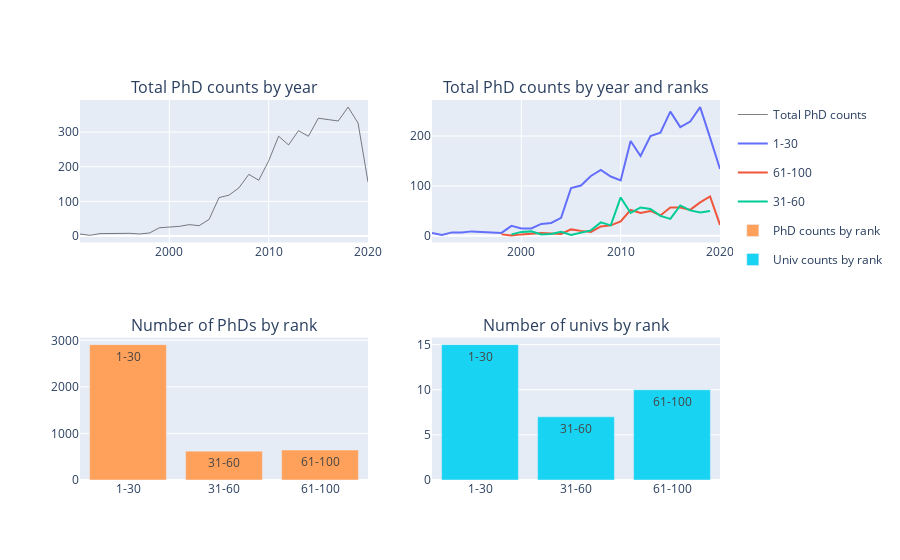

The notebook cell this image was saved under:
### Markdown cell above
Below charts show the number of graduating Phds by year. There are mainly two key takeaways:

1. The number of Phds is increasing year by year

2. Our sample focuses more on the top 30 schools

### Code cell
fig = make_subplots(
    rows = 2, cols = 2,
    specs=[[{}, {"type": "Bar"}],
           [{}, {"type": "Bar"}]],
    subplot_titles=("Total PhD counts by year","Total PhD counts by year and ranks", 
                    "Number of PhDs by rank", "Number of univs by rank"))

trace1 = px.line(group_by_year_rankcat, x = "Year", y = "freq", color = 'Rank_cat')['data'][0:3]

fig.add_trace(go.Scatter(x = group_by_year["Year"], y = group_by_year["freq"], 
                         mode = 'lines', line = dict(width=0.5, color = 'black'), name = "Total PhD counts"), 1, 1)
fig.add_trace(trace1[0], 1, 2).add_trace(trace1[1], 1, 2).add_trace(trace1[2], 1, 2)
fig.add_trace(go.Bar(x = list(group_by_rankcat_ind['Rank_cat']), y = list(group_by_rankcat_ind['freq']), 
                     text = group_by_rankcat_ind['Rank_cat'], name = "PhD counts by rank"), 2, 1)
fig.add_trace(go.Bar(x = list(group_by_rankcat_univ['Rank_cat']), y = list(group_by_rankcat_univ['freq']), 
                     text = group_by_rankcat_univ['Rank_cat'], name = "Univ counts by rank"), 2, 2)

fig.show()

### Figure 1 — Plotly figure (JSON) as saved in the notebook; plotly's stock layout.template omitted (floating-point values rounded to 4 significant figures)
{"data": [{"line": {"color": "black", "width": 0.5}, "mode": "lines", "name": "Total PhD counts", "type": "scatter", "x": [1991, 1992, 1993, 1994, 1995, 1996, 1997, 1998, 1999, 2000, 2001, 2002, 2003, 2004, 2005, 2006, 2007, 2008, 2009, 2010, 2011, 2012, 2013, 2014, 2015, 2016, 2017, 2018, 2019, 2020], "xaxis": "x", "y": [6, 2, 7, 7, 9, 8, 6, 9, 24, 26, 28, 33, 30, 48, 111, 118, 139, 178, 161, 217, 288, 263, 304, 288, 340, 336, 332, 372, 326, 156], "yaxis": "y"}, {"hovertemplate": "Rank_cat=1-30<br>Year=%{x}<br>freq=%{y}<extra></extra>", "legendgroup": "1-30", "line": {"color": "#636efa", "dash": "solid"}, "mode": "lines", "name": "1-30", "showlegend": true, "type": "scatter", "x": [1991, 1992, 1993, 1994, 1995, 1996, 1997, 1998, 1999, 2000, 2001, 2002, 2003, 2004, 2005, 2006, 2007, 2008, 2009, 2010, 2011, 2012, 2013, 2014, 2015, 2016, 2017, 2018, 2019, 2020], "xaxis": "x2", "y": [6, 2, 7, 7, 9, 8, 6, 6, 20, 15, 15, 24, 26, 36, 96, 101, 120, 132, 119, 111, 190, 160, 200, 207, 249, 218, 229, 258, 197, 134], "yaxis": "y2"}, {"hovertemplate": "Rank_cat=61-100<br>Year=%{x}<br>freq=%{y}<extra></extra>", "legendgroup": "61-100", "line": {"color": "#EF553B", "dash": "solid"}, "mode": "lines", "name": "61-100", "showlegend": true, "type": "scatter", "x": [1998, 1999, 2000, 2001, 2002, 2004, 2005, 2006, 2007, 2008, 2009, 2010, 2011, 2012, 2013, 2014, 2015, 2016, 2017, 2018, 2019, 2020], "xaxis": "x2", "y": [3, 1, 3, 4, 6, 4, 13, 10, 8, 19, 21, 29, 52, 46, 50, 41, 57, 57, 52, 67, 79, 22], "yaxis": "y2"}, {"hovertemplate": "Rank_cat=31-60<br>Year=%{x}<br>freq=%{y}<extra></extra>", "legendgroup": "31-60", "line": {"color": "#00cc96", "dash": "solid"}, "mode": "lines", "name": "31-60", "showlegend": true, "type": "scatter", "x": [1999, 2000, 2001, 2002, 2003, 2004, 2005, 2006, 2007, 2008, 2009, 2010, 2011, 2012, 2013, 2014, 2015, 2016, 2017, 2018, 2019], "xaxis": "x2", "y": [3, 8, 9, 3, 4, 8, 2, 7, 11, 27, 21, 77, 46, 57, 54, 40, 34, 61, 51, 47, 50], "yaxis": "y2"}, {"name": "PhD counts by rank", "text": ["1-30", "31-60", "61-100"], "type": "bar", "x": ["1-30", "31-60", "61-100"], "xaxis": "x3", "y": [2908, 620, 644], "yaxis": "y3"}, {"name": "Univ counts by rank", "text": ["1-30", "31-60", "61-100"], "type": "bar", "x": ["1-30", "31-60", "61-100"], "xaxis": "x4", "y": [15, 7, 10], "yaxis": "y4"}], "layout": {"annotations": [{"font": {"size": 16}, "showarrow": false, "text": "Total PhD counts by year", "x": 0.225, "xanchor": "center", "xref": "paper", "y": 1, "yanchor": "bottom", "yref": "paper"}, {"font": {"size": 16}, "showarrow": false, "text": "Total PhD counts by year and ranks", "x": 0.775, "xanchor": "center", "xref": "paper", "y": 1, "yanchor": "bottom", "yref": "paper"}, {"font": {"size": 16}, "showarrow": false, "text": "Number of PhDs by rank", "x": 0.225, "xanchor": "center", "xref": "paper", "y": 0.375, "yanchor": "bottom", "yref": "paper"}, {"font": {"size": 16}, "showarrow": false, "text": "Number of univs by rank", "x": 0.775, "xanchor": "center", "xref": "paper", "y": 0.375, "yanchor": "bottom", "yref": "paper"}], "xaxis": {"anchor": "y", "domain": [0, 0.45]}, "xaxis2": {"anchor": "y2", "domain": [0.55, 1]}, "xaxis3": {"anchor": "y3", "domain": [0, 0.45]}, "xaxis4": {"anchor": "y4", "domain": [0.55, 1]}, "yaxis": {"anchor": "x", "domain": [0.625, 1]}, "yaxis2": {"anchor": "x2", "domain": [0.625, 1]}, "yaxis3": {"anchor": "x3", "domain": [0, 0.375]}, "yaxis4": {"anchor": "x4", "domain": [0, 0.375]}}}
